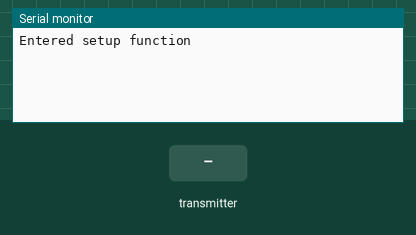
Simulated run of this sketch. Board: Arduino Uno, built with avr-gcc and run on an emulated ATmega328P. On the bench: the last lines printed to the serial monitor. The inputs (shaded band) are chosen by the test bench. No radio packets arrive unless stated.

Above: at 1.2 s.
1.3 s: the transmitter starts sending payload = 0
At 1.37 s:
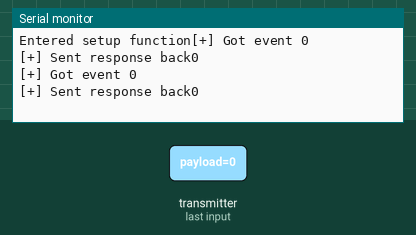
2.8 s: the transmitter starts sending payload = 256
At 2.87 s:
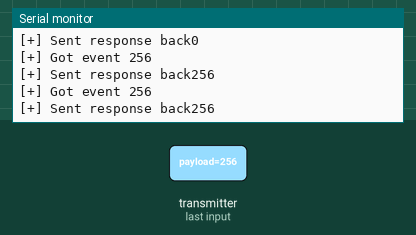

Measured:
- after the input at 1.3 s, the serial monitor: prints a new line at once (image 1)
- after the input at 2.8 s, the serial monitor: prints a new line at once (image 2)

The sketch:

esp_recv.ino
```cpp
#include <SPI.h>
#include "RF24.h"

#define DEBUG
#define BAUDRATE 115200

#define RADIO_LED 2
#define RECV_LED  3

#define RELAIS_1 22
#define RELAIS_2 24
#define RELAIS_3 26
#define RELAIS_4 28
#define RELAIS_5 30
#define RELAIS_6 32
#define RELAIS_7 34
#define RELAIS_8 36

#define TIME_RELAIS_ON 1000 //time in ms

RF24 radio(14, 12);  // Pin 7 and 8 for the connection
bool radioNumber = 0; // transceiver has the radioNumber = 1
const uint64_t addresses[] = { 0x65646f4e31, 0x65646f4e32}; //addresses for the radio channels
unsigned long triggered = 0; // time in ms, since the last triggered event

int relaisLUT[] =
{
  RELAIS_1,
  RELAIS_2,
  RELAIS_3,
  RELAIS_4,
  RELAIS_5,
  RELAIS_6,
  RELAIS_7,
  RELAIS_8
};

const int relaisChannelMax = sizeof(relaisLUT) / sizeof(relaisLUT[0]);


void checkPayload(unsigned long *payload)
{
  /*
  if ((*payload > 0) && (*payload <= relaisChannelMax))
  {
    digitalWrite(RECV_LED, LOW);
    digitalWrite(relaisLUT[*payload - 1], LOW);
    triggered = millis();
*/
#ifdef DEBUG
    Serial.print(F("[+] Got event "));
    Serial.println(*payload);
#endif
  //}
}

void setup()
{
#ifdef DEBUG
  Serial.begin(BAUDRATE);
#endif

  Serial.print("Entered setup function");

  radio.begin();
  radio.setAutoAck(true);
#ifdef DEBUG
  radio.printDetails();
#endif
  radio.setPALevel(RF24_PA_MAX);

  if (radioNumber)
  {
    radio.openWritingPipe(addresses[1]);
    radio.openReadingPipe(1, addresses[0]);
  }
  else
  {
    radio.openWritingPipe(addresses[0]);
    radio.openReadingPipe(1, addresses[1]);
  }
  radio.startListening();
}

void loop()
{
  unsigned long payload;
  bool wasSent;

  if ( radio.available())
  {
    while (radio.available())
    {radio.read( &payload, sizeof(unsigned long) );

    }
    radio.stopListening();
    checkPayload(&payload);


    wasSent = radio.write( &payload, sizeof(unsigned long) );
#ifdef DEBUG
    if (!wasSent)
    {

      Serial.print(F("[-] Sent not possible... \n"));
    }
    else
    {


      Serial.print(F("[+] Sent response back"));
      Serial.println(payload);
    }
#endif
    radio.startListening();
  }
}
```
